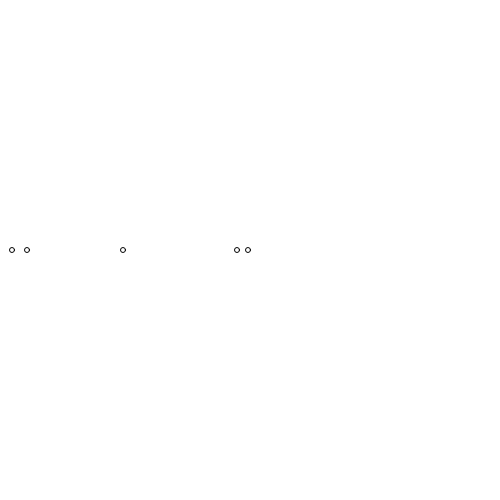
Frame 1 (no input)
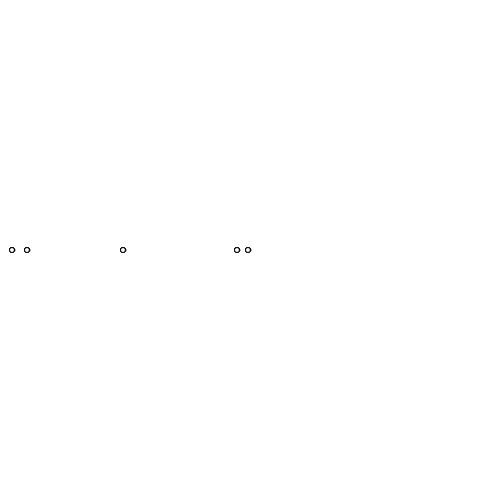
Frame 60 (no input)
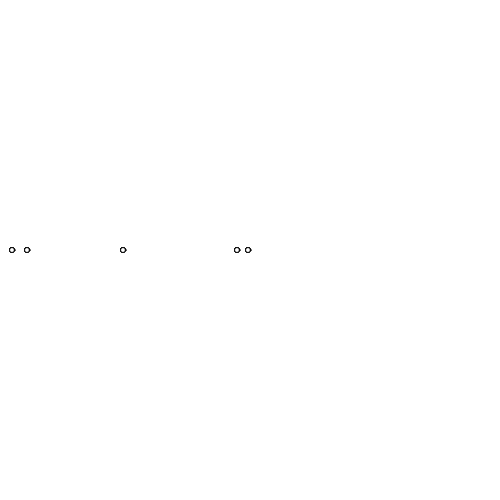
Frame 120 (the mouse pressed at the canvas centre since frame 60)

The p5.js sketch that drew these frames (run headless with seeded random() and noise() and a simulated clock; from frame 60 on, the mouse is pressed at the canvas centre):

// p5.js sketch
// ── sketch.js
var x = Array();


function setup()
{
	createCanvas(500,500);

	x[0] = 123;
	x[1] = 248;
	x[2] = 27;
	x[3] = 12;
	x[4] = 237;

}

function draw()
{
	for ( var i=0; i<5; i=i+1 )
	{
		ellipse( x[i],250,5,5 );
	}

//	ellipse(x[0],250,5,5);
//	ellipse(x[1],250,5,5);
}
